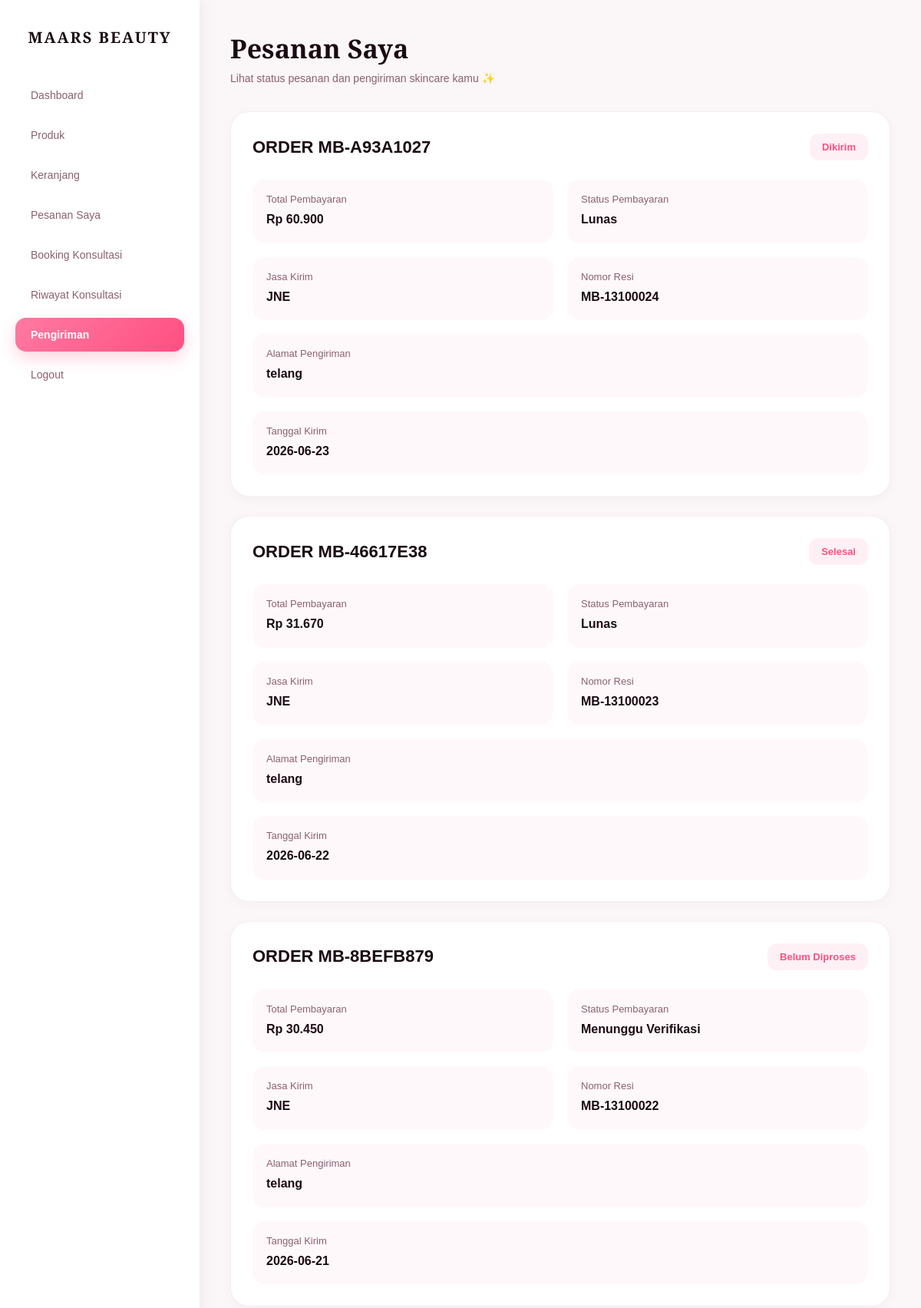
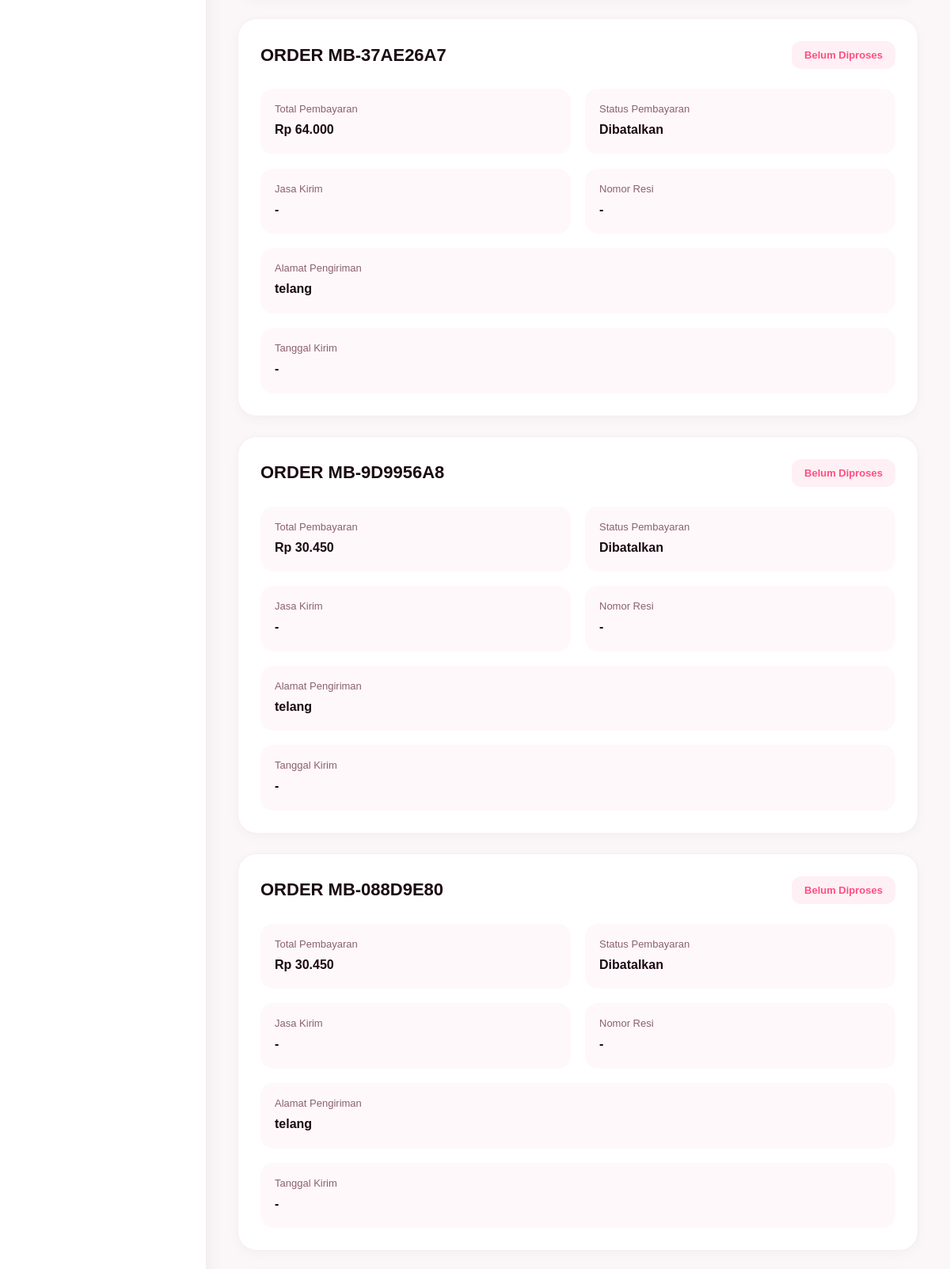
/pelanggan/pengiriman_user.php (signed in, upper part), run on the app's committed database (2 pictures, top to bottom).
### tables this page shows
CREATE TABLE `pengiriman` (
  `id_pengiriman` int NOT NULL,
  `id_transaksi` int DEFAULT NULL,
  `jasa_kirim` varchar(50) DEFAULT NULL,
  `nomor_resi` varchar(100) DEFAULT NULL,
  `alamat_tujuan` text,
  `status_pengiriman` varchar(50) DEFAULT NULL,
  `tanggal_kirim` date DEFAULT NULL
);

CREATE TABLE `transaksi` (
  `id_transaksi` int NOT NULL,
  `id_pelanggan` int DEFAULT NULL,
  `tgl_transaksi` timestamp NULL DEFAULT CURRENT_TIMESTAMP,
  `total_harga` int DEFAULT NULL,
  `metode_pembayaran` varchar(50) DEFAULT NULL,
  `status_pembayaran` varchar(50) DEFAULT NULL,
  `kode_pembayaran` varchar(30) DEFAULT NULL,
  `bukti_pembayaran` varchar(255) DEFAULT NULL
);

### pelanggan/pengiriman_user.php (the view, shortened to what this page needs)
<?php
include '../includes/conn.php';
$id_pelanggan = $_SESSION['id_pelanggan'];
$data = mysqli_query($conn, "
    SELECT
        t.*,
        p.status_pengiriman,
        p.jasa_kirim,
        p.nomor_resi,
        p.alamat_tujuan,
        p.tanggal_kirim
    FROM transaksi t
    LEFT JOIN pengiriman p
    ON t.id_transaksi = p.id_transaksi
    WHERE t.id_pelanggan='$id_pelanggan'
    ORDER BY t.id_transaksi DESC
");
?>
<!DOCTYPE html>
<html lang="id">
<head>
<link rel="stylesheet" href="../assets/css/global.css">
<link rel="stylesheet" href="../assets/css/sidebar.css">
</head>
<body>
<?php include '../includes/sidebar_user.php'; ?>
<div class="main">
    <div class="header">
        <h1>Pesanan Saya</h1>
        <p>
            Lihat status pesanan dan pengiriman skincare kamu ✨
        </p>
    </div>
    <?php if(mysqli_num_rows($data) > 0): ?>
        <?php while($row = mysqli_fetch_assoc($data)): ?>
        <div class="order-card">
            <div class="card-top">
                <div class="order-code">
                    ORDER <?= $row['kode_pembayaran']; ?>
                </div>
                <div class="status">
                    <?= $row['status_pengiriman'] ?? 'Belum Diproses'; ?>
                </div>
            </div>
            <div class="info-grid">
                <div class="info-box">
                    <span>Total Pembayaran</span>
                    <strong>
                        Rp <?= number_format(
                            $row['total_harga'],
                            0,
                            ',',
                            '.'
                        ); ?>
                    </strong>
                </div>
                <div class="info-box">
                    <span>Status Pembayaran</span>
                    <strong>
                        <?= $row['status_pembayaran']; ?>
                    </strong>
                </div>
                <div class="info-box">
                    <span>Jasa Kirim</span>
                    <strong>
                        <?= $row['jasa_kirim'] ?: '-'; ?>
                    </strong>
                </div>
                <div class="info-box">
                    <span>Nomor Resi</span>
                    <strong>
                        <?= $row['nomor_resi'] ?: '-'; ?>
                    </strong>
                </div>
                <div class="info-box" style="grid-column:1/-1;">
                    <span>Alamat Pengiriman</span>
                    <strong>
                        <?= $row['alamat_tujuan'] ?: '-'; ?>
                    </strong>
                </div>
                <div class="info-box" style="grid-column:1/-1;">
                    <span>Tanggal Kirim</span>
                    <strong>
                        <?= $row['tanggal_kirim'] ?: '-'; ?>
                    </strong>
                </div>
            </div>
        </div>
        <?php endwhile; ?>
    <?php endif; ?>
</div>
</body>
</html>

### assets/css/global.css (style rules this page uses)
* { margin: 0; padding: 0; box-sizing: border-box; font-family: 'Poppins', sans-serif; }
body { background: #ffe5ec; display: flex; }
.main { flex: 1; padding: 25px; overflow-y: auto; height: 100vh; }
.status { padding: 5px 10px; border-radius: 20px; font-size: 12px; color: white; display: inline-block; }

### pelanggan/pengiriman_user.php (style rules this page uses)
body { font-family:'DM Sans',sans-serif; background:#fbf6f8; display:flex; }
.main { flex:1; padding:40px; height:100vh; overflow-y:auto; }
.header { margin-bottom:35px; }
.header h1 { font-family:'Playfair Display',serif; font-size:34px; color:#1a0a12; margin-bottom:8px; }
.header p { color:#8a6070; font-size:14px; }
.order-card { background:white; border-radius:24px; padding:28px; margin-bottom:25px; border:1px solid rgba(240,221,229,0.5); box-shadow:0 4px 15px rgba(0,0,0,0.03); }
.card-top { display:flex; justify-content:space-between; align-items:center; margin-bottom:25px; }
.order-code { font-size:22px; font-weight:700; color:#1a0a12; }
.status { padding:10px 16px; border-radius:12px; font-size:13px; font-weight:700; background:#fff0f5; color:#ff4f81; }
.info-grid { display:grid; grid-template-columns:1fr 1fr; gap:18px; }
.info-box { background:#fff8fb; padding:18px; border-radius:16px; }
.info-box span { display:block; font-size:13px; color:#8a6070; margin-bottom:6px; }
.info-box strong { color:#1a0a12; line-height:1.6; }

### data on the page
pengiriman: id_transaksi.kode_pembayaran "MB-A93A1027", status_pengiriman "Dikirim", id_transaksi.total_harga "60.900", id_transaksi.status_pembayaran "Lunas", jasa_kirim "JNE", nomor_resi "MB-13100024", alamat_tujuan "telang", tanggal_kirim "2026-06-23"
pengiriman: id_transaksi.kode_pembayaran "MB-46617E38", status_pengiriman "Selesai", id_transaksi.total_harga "31.670", id_transaksi.status_pembayaran "Lunas", jasa_kirim "JNE", nomor_resi "MB-13100023", alamat_tujuan "telang", tanggal_kirim "2026-06-22"
pengiriman: id_transaksi.kode_pembayaran "MB-8BEFB879", status_pengiriman "Belum Diproses", id_transaksi.total_harga "30.450", id_transaksi.status_pembayaran "Menunggu Verifikasi", jasa_kirim "JNE", nomor_resi "MB-13100022", alamat_tujuan "telang", tanggal_kirim "2026-06-21"
pengiriman: id_transaksi.kode_pembayaran "MB-37AE26A7", status_pengiriman "Belum Diproses", id_transaksi.total_harga "64.000", id_transaksi.status_pembayaran "Dibatalkan", jasa_kirim "-", nomor_resi "-", alamat_tujuan "telang", tanggal_kirim "-"
pengiriman: id_transaksi.kode_pembayaran "MB-9D9956A8", status_pengiriman "Belum Diproses", id_transaksi.total_harga "30.450", id_transaksi.status_pembayaran "Dibatalkan", jasa_kirim "-", nomor_resi "-", alamat_tujuan "telang", tanggal_kirim "-"
pengiriman: id_transaksi.kode_pembayaran "MB-088D9E80", status_pengiriman "Belum Diproses", id_transaksi.total_harga "30.450", id_transaksi.status_pembayaran "Dibatalkan", jasa_kirim "-", nomor_resi "-", alamat_tujuan "telang", tanggal_kirim "-"
